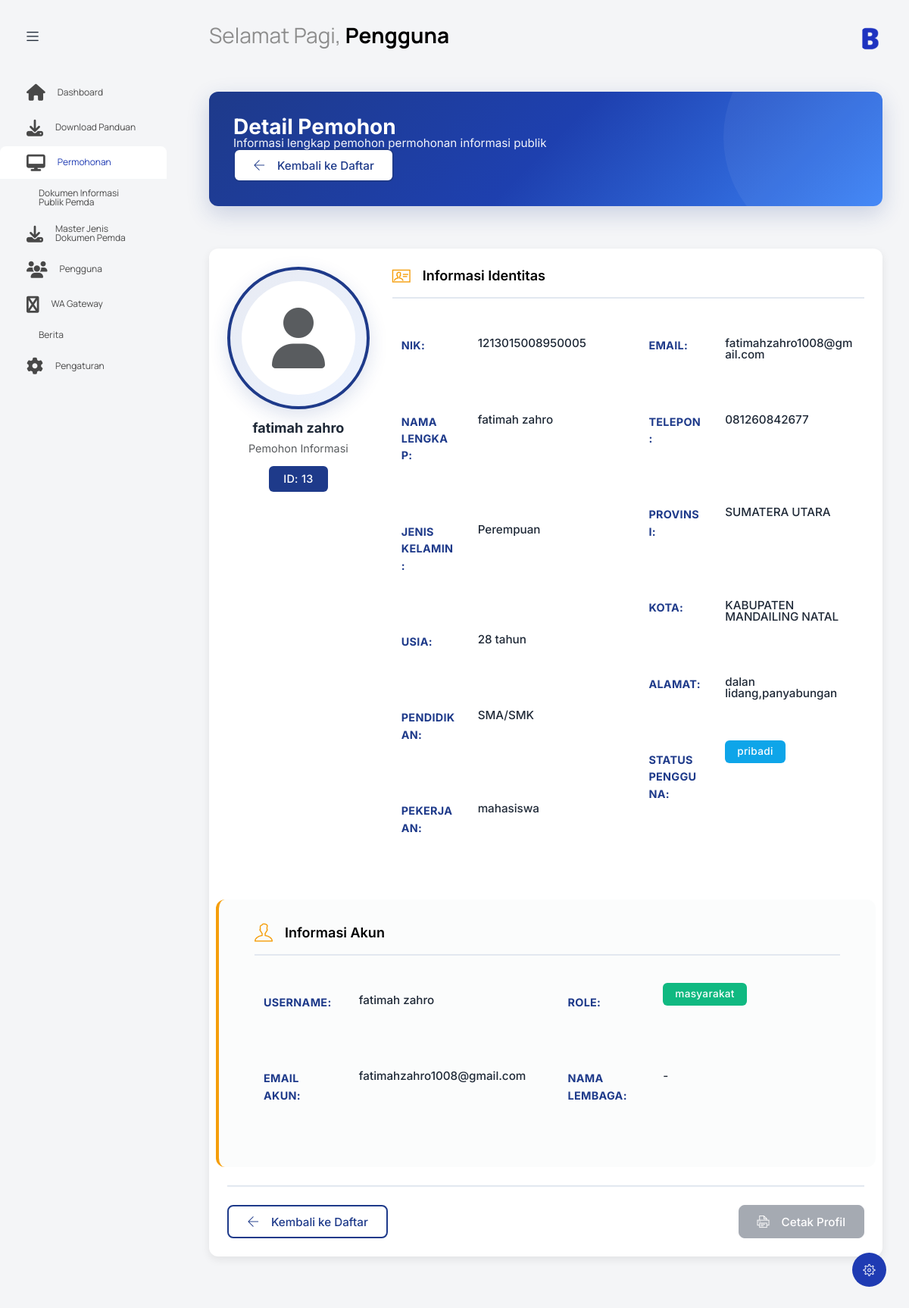
Screenshot of /index.php?controller=permohonanadmin&action=detail_pemohon&id=13 (signed in) with the database file from the repository.
### tables this page shows
CREATE TABLE `users` (
  `id_user` int NOT NULL,
  `email` varchar(255) NOT NULL,
  `username` varchar(50) NOT NULL,
  `password` varchar(255) NOT NULL,
  `jabatan` varchar(100) DEFAULT NULL,
  `role` varchar(50) NOT NULL,
  `id_biodata` int DEFAULT NULL
);

CREATE TABLE `biodata_pengguna` (
  `id_biodata` int NOT NULL,
  `nama_lengkap` varchar(255) NOT NULL,
  `nik` varchar(16) NOT NULL,
  `alamat` text,
  `provinsi` varchar(100) DEFAULT NULL,
  `city` varchar(100) DEFAULT NULL,
  `jenis_kelamin` enum('Laki-laki','Perempuan') DEFAULT NULL,
  `usia` int DEFAULT NULL,
  `pendidikan` varchar(100) DEFAULT NULL,
  `pekerjaan` varchar(100) DEFAULT NULL,
  `no_kontak` varchar(20) DEFAULT NULL,
  `email` varchar(255) DEFAULT NULL,
  `foto_profile` varchar(255) DEFAULT NULL,
  `status_pengguna` enum('pribadi','lembaga') NOT NULL,
  `nama_lembaga` varchar(255) DEFAULT NULL,
  `upload_ktp` varchar(255) DEFAULT NULL,
  `upload_akta` varchar(255) DEFAULT NULL
);

### controllers/PermohonanAdminController.php (called while the page is built, shortened)
<?php
require_once 'models/PermohonanAdminModel.php';
class PermohonanAdminController
{
    private $permohonanAdminModel;
    public function __construct()
    {
        global $database;
        $db = $database->getConnection();
        $this->permohonanAdminModel = new PermohonanAdminModel($db);
    }
    public function detail_pemohon()
    {
        $id = intval($_GET['id']);
        $pemohon = $this->permohonanAdminModel->getPemohonById($id);
        include 'views/permohonan_admin/data_pemohon/detail.php';
    }
}
?>

### models/PermohonanAdminModel.php (called while the page is built, shortened)
<?php
class PermohonanAdminModel
{
    private $conn;
    private $table_users = "users";
    private $table_biodata = "biodata_pengguna";
    public function __construct($db)
    {
        $this->conn = $db;
    }
    public function getPemohonById($id_biodata)
    {
        $query = "SELECT bp.*, u.username, u.email as user_email, u.role
                  FROM {$this->table_biodata} bp
                  JOIN {$this->table_users} u ON bp.id_biodata = u.id_biodata
                  WHERE bp.id_biodata = :id_biodata
                  LIMIT 1";
        $stmt = $this->conn->prepare($query);
        $stmt->bindParam(':id_biodata', $id_biodata, PDO::PARAM_INT);
        $stmt->execute();
        return $stmt->fetch(PDO::FETCH_ASSOC);
    }
}
?>

### views/permohonan_admin/data_pemohon/detail.php (the view, shortened to what this page needs)
<?php
include('template/header.php');
?>
<body class="with-welcome-text">
  <div class="container-scroller">
    <?php include 'template/navbar.php'; ?>
    <div class="container-fluid page-body-wrapper">
      <?php include 'template/setting_panel.php'; ?>
      <?php include 'template/sidebar.php'; ?>
      <div class="main-panel">
        <div class="content-wrapper">
          <div class="row">
            <div class="col-12 grid-margin">
              <div class="page-header flex-wrap">
                <div class="header-left">
                  <h3 class="font-weight-bold mb-0">Detail Pemohon</h3>
                  <h6 class="mb-0">Informasi lengkap pemohon permohonan informasi publik</h6>
                </div>
                <div class="header-right d-flex align-items-center">
                  <div class="d-flex align-items-center">
                    <a href="index.php?controller=permohonanadmin&action=dataPemohonIndex" class="btn btn-outline-primary">
                      <i class="ti-arrow-left me-2"></i>Kembali ke Daftar
                    </a>
                  </div>
                </div>
              </div>
            </div>
          </div>
          <div class="row">
            <div class="col-12 grid-margin">
              <div class="card">
                <div class="card-body">
                  <div class="row">
                    <div class="col-md-3 text-center mb-4">
                      <div class="profile-image-container mx-auto mb-3">
                        <div class="bg-light rounded-circle d-flex align-items-center justify-content-center" style="width: 150px; height: 150px;">
                          <i class="fas fa-user fa-5x text-muted"></i>
                        </div>
                      </div>
                      <h4 class="font-weight-bold"><?php echo htmlspecialchars($pemohon['nama_lengkap'] ?? ''); ?></h4>
                      <p class="text-muted mb-1">Pemohon Informasi</p>
                      <span class="badge bg-primary">ID: <?php echo htmlspecialchars($pemohon['id_biodata'] ?? ''); ?></span>
                    </div>
                    <div class="col-md-9">
                      <h4 class="card-title mb-4"><i class="ti-id-badge me-2"></i>Informasi Identitas</h4>
                      <div class="row">
                        <div class="col-md-6">
                          <div class="form-group row mb-3">
                            <label class="col-sm-4 col-form-label fw-bold">NIK:</label>
                            <div class="col-sm-8">
                              <p class="col-form-label"><?php echo htmlspecialchars($pemohon['nik'] ?? '-'); ?></p>
                            </div>
                          </div>
                          <div class="form-group row mb-3">
                            <label class="col-sm-4 col-form-label fw-bold">Nama Lengkap:</label>
                            <div class="col-sm-8">
                              <p class="col-form-label"><?php echo htmlspecialchars($pemohon['nama_lengkap'] ?? '-'); ?></p>
                            </div>
                          </div>
                          <div class="form-group row mb-3">
                            <label class="col-sm-4 col-form-label fw-bold">Jenis Kelamin:</label>
                            <div class="col-sm-8">
                              <p class="col-form-label"><?php echo htmlspecialchars($pemohon['jenis_kelamin'] ?? '-'); ?></p>
                            </div>
                          </div>
                          <div class="form-group row mb-3">
                            <label class="col-sm-4 col-form-label fw-bold">Usia:</label>
                            <div class="col-sm-8">
                              <p class="col-form-label"><?php echo htmlspecialchars($pemohon['usia'] ?? '-') . ' tahun'; ?></p>
                            </div>
                          </div>
                          <div class="form-group row mb-3">
                            <label class="col-sm-4 col-form-label fw-bold">Pendidikan:</label>
                            <div class="col-sm-8">
                              <p class="col-form-label"><?php echo htmlspecialchars($pemohon['pendidikan'] ?? '-'); ?></p>
                            </div>
                          </div>
                          <div class="form-group row mb-3">
                            <label class="col-sm-4 col-form-label fw-bold">Pekerjaan:</label>
                            <div class="col-sm-8">
                              <p class="col-form-label"><?php echo htmlspecialchars($pemohon['pekerjaan'] ?? '-'); ?></p>
                            </div>
                          </div>
                        </div>
                        <div class="col-md-6">
                          <div class="form-group row mb-3">
                            <label class="col-sm-4 col-form-label fw-bold">Email:</label>
                            <div class="col-sm-8">
                              <p class="col-form-label"><?php echo htmlspecialchars($pemohon['email'] ?? '-'); ?></p>
                            </div>
                          </div>
                          <div class="form-group row mb-3">
                            <label class="col-sm-4 col-form-label fw-bold">Telepon:</label>
                            <div class="col-sm-8">
                              <p class="col-form-label"><?php echo htmlspecialchars($pemohon['no_kontak'] ?? '-'); ?></p>
                            </div>
                          </div>
                          <div class="form-group row mb-3">
                            <label class="col-sm-4 col-form-label fw-bold">Provinsi:</label>
                            <div class="col-sm-8">
                              <p class="col-form-label"><?php echo htmlspecialchars($pemohon['provinsi'] ?? '-'); ?></p>
                            </div>
                          </div>
                          <div class="form-group row mb-3">
                            <label class="col-sm-4 col-form-label fw-bold">Kota:</label>
                            <div class="col-sm-8">
                              <p class="col-form-label"><?php echo htmlspecialchars($pemohon['city'] ?? '-'); ?></p>
                            </div>
                          </div>
                          <div class="form-group row mb-3">
                            <label class="col-sm-4 col-form-label fw-bold">Alamat:</label>
                            <div class="col-sm-8">
                              <p class="col-form-label"><?php echo htmlspecialchars($pemohon['alamat'] ?? '-'); ?></p>
                            </div>
                          </div>
                          <div class="form-group row mb-3">
                            <label class="col-sm-4 col-form-label fw-bold">Status Pengguna:</label>
                            <div class="col-sm-8">
                              <span class="badge bg-info"><?php echo htmlspecialchars($pemohon['status_pengguna'] ?? '-'); ?></span>
                            </div>
                          </div>
                        </div>
                      </div>
                    </div>
                  </div>
                  <div class="row mt-4">
                    <div class="col-md-12">
                      <h4 class="card-title mb-4"><i class="ti-user me-2"></i>Informasi Akun</h4>
                      <div class="row">
                        <div class="col-md-6">
                          <div class="form-group row mb-3">
                            <label class="col-sm-4 col-form-label fw-bold">Username:</label>
                            <div class="col-sm-8">
                              <p class="col-form-label"><?php echo htmlspecialchars($pemohon['username'] ?? '-'); ?></p>
                            </div>
                          </div>
                          <div class="form-group row mb-3">
                            <label class="col-sm-4 col-form-label fw-bold">Email Akun:</label>
                            <div class="col-sm-8">
                              <p class="col-form-label"><?php echo htmlspecialchars($pemohon['user_email'] ?? '-'); ?></p>
                            </div>
                          </div>
                        </div>
                        <div class="col-md-6">
                          <div class="form-group row mb-3">
                            <label class="col-sm-4 col-form-label fw-bold">Role:</label>
                            <div class="col-sm-8">
                              <span class="badge bg-success"><?php echo htmlspecialchars($pemohon['role'] ?? '-'); ?></span>
                            </div>
                          </div>
                          <div class="form-group row mb-3">
                            <label class="col-sm-4 col-form-label fw-bold">Nama Lembaga:</label>
                            <div class="col-sm-8">
                              <p class="col-form-label"><?php echo htmlspecialchars($pemohon['nama_lembaga'] ?? '-'); ?></p>
                            </div>
                          </div>
                        </div>
                      </div>
                    </div>
                  </div>
                  <div class="d-flex justify-content-between mt-4 pt-4 border-top">
                    <a href="index.php?controller=permohonanadmin&action=dataPemohonIndex" class="btn btn-outline-primary">
                      <i class="ti-arrow-left me-2"></i>Kembali ke Daftar
                    </a>
                    <button class="btn btn-primary" disabled>
                      <i class="ti-printer me-2"></i>Cetak Profil
                    </button>
                  </div>
                </div>
              </div>
            </div>
          </div>
        </div>
      </div>
    </div>
  </div>
</body>
</html>

### views/permohonan_admin/data_pemohon/detail.php (style rules this page uses)
:root { --primary-color: #1e3a8a; --secondary-color: #f59e0b; --accent-color: #fbbf24; --text-color: #1f2937; --muted-color: #6b7280; --light-bg: #f8f9fa; --gov-border: #e2e8f0; --success-color: #10b981; --info-color: #0ea5e9; --warning-color: #f59e0b; --danger-color: #ef4444; }
body { font-family: 'Inter', sans-serif; color: var(--text-color); background-color: var(--light-bg); }
.page-header { background: linear-gradient(135deg, var(--primary-color) 0%, #1e40af 50%, #3b82f6 100%); color: white; padding: 2rem 2rem; border-radius: 12px; margin-bottom: 2rem; box-shadow: 0 10px 30px rgba(30, 58, 138, 0.2); position: relative; overflow: hidden; }
.page-header::before { content: ''; position: absolute; top: 0; right: 0; width: 300px; height: 300px; background: rgba(255, 255, 255, 0.05); border-radius: 50%; transform: translate(30%, -30%); }
.page-header h3 { font-weight: 700; margin-bottom: 0.5rem; font-size: 1.75rem; position: relative; z-index: 1; }
.page-header h6 { opacity: 0.95; font-weight: 400; font-size: 0.95rem; position: relative; z-index: 1; }
.card { border: none; border-radius: 12px; box-shadow: 0 4px 12px rgba(0, 0, 0, 0.08); margin-bottom: 2rem; transition: all 0.3s ease; background: white; }
.card-body { padding: 2.5rem; }
.card-title { color: var(--primary-color); font-weight: 600; font-size: 1.25rem; margin-bottom: 1.5rem; display: flex; align-items: center; gap: 0.5rem; padding-bottom: 1rem; border-bottom: 2px solid var(--gov-border); }
.card-title i { font-size: 1.5rem; color: var(--secondary-color); }
.profile-image-container { border: 4px solid var(--primary-color); border-radius: 50%; padding: 15px; background: linear-gradient(135deg, rgba(30, 58, 138, 0.1) 0%, rgba(59, 130, 246, 0.1) 100%); display: inline-block; box-shadow: 0 8px 24px rgba(30, 58, 138, 0.15); }
.profile-image-container .bg-light { background: white !important; }
.form-group.row { margin-bottom: 1.25rem; padding: 0.75rem; border-radius: 8px; transition: all 0.3s ease; }
.form-label, .col-form-label.fw-bold { color: var(--primary-color); font-weight: 600; font-size: 0.9rem; text-transform: uppercase; letter-spacing: 0.3px; }
.col-form-label { color: var(--text-color); font-size: 0.95rem; font-weight: 500; }
.text-center h4 { color: var(--text-color); font-weight: 700; margin-bottom: 0.5rem; }
.text-center p.text-muted { color: var(--muted-color); font-size: 0.9rem; margin-bottom: 1rem; }
.btn { border-radius: 8px; padding: 0.75rem 1.5rem; font-weight: 500; font-size: 0.95rem; transition: all 0.3s ease; display: inline-flex; align-items: center; gap: 0.5rem; }
.btn-primary { background-color: var(--primary-color); border-color: var(--primary-color); color: white; }
.btn-primary:disabled { background-color: var(--muted-color); border-color: var(--muted-color); opacity: 0.6; cursor: not-allowed; }
.btn-outline-primary { border: 2px solid var(--primary-color); color: var(--primary-color); background: white; }
.btn i { font-size: 1rem; }
.badge { padding: 0.5rem 1rem; font-weight: 500; font-size: 0.85rem; border-radius: 6px; letter-spacing: 0.3px; }
.badge.bg-primary { background-color: var(--primary-color) !important; }
.badge.bg-info { background-color: var(--info-color) !important; }
.badge.bg-success { background-color: var(--success-color) !important; }
.border-top { border-top: 2px solid var(--gov-border) !important; margin-top: 2rem; padding-top: 2rem; }
.row.mt-4 { background-color: rgba(248, 249, 250, 0.5); padding: 2rem; border-radius: 12px; margin-top: 2rem !important; border-left: 4px solid var(--secondary-color); }
.text-center .badge { font-size: 0.9rem; padding: 0.6rem 1.2rem; margin-top: 0.5rem; }
.card { animation: fadeIn 0.5s ease-out; }
.form-group.row { animation: fadeIn 0.6s ease-out; }

### rows the page displays
users: id_biodata.nama_lengkap "fatimah zahro", id_biodata.id_biodata "13", id_biodata.nik "1213015008950005", id_biodata.jenis_kelamin "Perempuan", id_biodata.usia "28", id_biodata.pendidikan "SMA/SMK", id_biodata.pekerjaan "mahasiswa", id_biodata.email "fatimahzahro1008@gmail.com", id_biodata.no_kontak "081260842677", id_biodata.provinsi "SUMATERA UTARA", id_biodata.city "KABUPATEN MANDAILING NATAL", id_biodata.alamat "dalan lidang,panyabungan", id_biodata.status_pengguna "pribadi", username "fatimah zahro", email "fatimahzahro1008@gmail.com", role "masyarakat", id_biodata.nama_lembaga "-"

### other values shown
$greeting "Selamat Pagi"
$nama "Pengguna"
